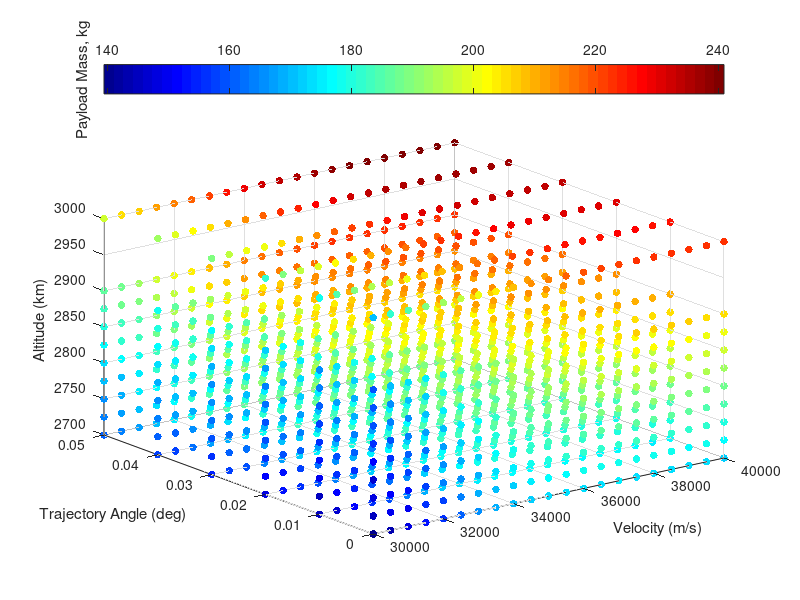
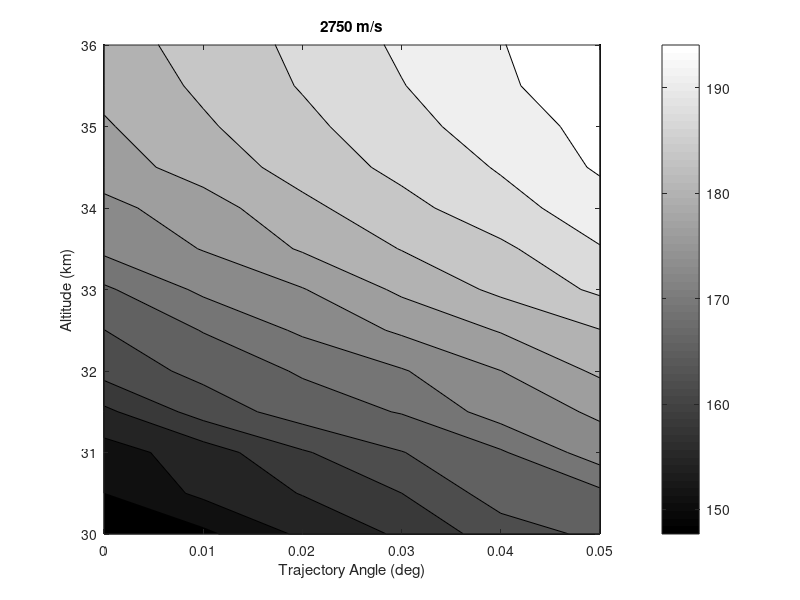

Here is the MATLAB script that generated these plots, in order: (Note: this script raises an error after producing the figures.)
% visualising third stage cost results
clear all
ThirdStageData = sortrows(dlmread('thirdstageforvis.dat'));
Atmosphere = dlmread('atmosphere.txt');
% map = [0, 0, 0
%     0, 0, 0
%     .0, 0, 0
%     .2, 0, 0
%     .6, 0, 0.0
%     1.0, 0, 0];
% colormap(map)




colormap jet
scatter3(ThirdStageData(:,3),ThirdStageData(:,4),ThirdStageData(:,5),30,ThirdStageData(:,6), 'filled')

ylabel('Trajectory Angle (deg)')
xlabel('Velocity (m/s)')
zlabel('Altitude (km)')
c=colorbar('northoutside');
ylabel(c,'Payload Mass, kg')



% [Alt,Angle,Vel,Payload] = thirdstagemanipulation('thirdstage.dat');
% 
% [meshAlt,meshAngle,meshVel] = meshgrid(Alt,Angle,Vel);
% 
% for i = 1:length(Alt)
%     for j = 1:length(Angle)
%         for k = 1: length(Vel)
%             meshPayload(j,i,k) = interp3(meshAlt,meshAngle,meshVel,Payload,Alt(i),Angle(j),Vel(k));
% 
%         end
%     end
% end

[meshAlt,meshAngle,meshVel] = meshgrid(unique(ThirdStageData(:,3)),unique(ThirdStageData(:,4)),unique(ThirdStageData(:,5)));
meshPayload = permute(reshape(ThirdStageData(:,6),[length(unique(ThirdStageData(:,5))),length(unique(ThirdStageData(:,4))),length(unique(ThirdStageData(:,3)))]),[2 3 1]);

% 
% figure(2)
% ax1 = subplot(2,2,1);
% colormap(gray)
% C = contourf(meshAngle(:,:,1),meshAlt(:,:,1)/1000,meshPayload(:,:,1),13)
% 
% xlabel('Trajectory Angle (deg)')
% ylabel('Altitude (km)')
% title('2800 m/s')
% 
% 
% ax2 = subplot(2,2,2);
% colormap(gray)
% C = contourf(meshAngle(:,:,3),meshAlt(:,:,3)/1000,meshPayload(:,:,3),13)
% 
% xlabel('Trajectory Angle (deg)')
% ylabel('Altitude (km)')
% 
% title('2850 m/s')
% 
% ax3 = subplot(2,2,3);
% colormap(gray)
% C = contourf(meshAngle(:,:,5),meshAlt(:,:,5)/1000,meshPayload(:,:,5),13)
% 
% xlabel('Trajectory Angle (deg)')
% ylabel('Altitude (km)')
% 
% title('2900 m/s')
% 



% ax4 = subplot(2,2,4);
% colormap(gray)
% C = contourf(meshAngle(:,:,6),meshAlt(:,:,6)/1000,meshPayload3,13)
% c=colorbar('southoutside')
% c.LimitsMode = 'manual'
% c.Limits = [200 320]
% xlabel('Trajectory Angle (deg)')
% ylabel('Altitude (km)')
% ylabel(c,'Payload Mass, kg')
% 
% set([ax1 ax2 ax3 ax4],'clim',[200 320]);


 figure(2)

colormap(gray)
C = contourf(meshAngle(:,:,3),meshAlt(:,:,3)/1000,meshPayload(:,:,3),13)

xlabel('Trajectory Angle (deg)')
ylabel('Altitude (km)')
title('2750 m/s')
ylim([30 36])
c = colorbar;
c.Label.String = 'Payload (kg)';

% slice(threeDMAT,[1,3,5],[],[])
% colormap hsv


% contourslice(threeDMAT,[1,3,6],[],[],10)



% getting maximum values
[max1,ind1] = max(threeDMAT,[],3);

[max2,ind2] = max(max1,[],2);

ind  = [ind1(ind2),ind2] % this really doesnt tell me much, as it wants very high altitude all the time





% plotting density


figure(4)
plot(Atmosphere(:,1)/1000,  Atmosphere(:,4)),'Color','k','LineWidth',0.8;
xlim([20,40])

xlabel('Altitude (km)')
ylabel('Density (kg/m^3)')


figure(5)

[meshAngle2,meshVel2,meshAlt2] = meshgrid(Angle,Vel,Alt);

colormap(gray)

colormap(flipud(colormap))
hx = slice(meshAngle2,meshVel2,meshAlt2./1000,threeDMAT,[],[2600:100:3000],[])

% [Xq,Yq,Zq] = meshgrid([0:.5:5],[2600:100:3000],[20000:500:40000]);
% threeDMATint = interp3(meshAngle2,meshVel2,meshAlt2,threeDMAT,Xq,Yq,Zq);
% hx = slice(Xq,Yq,Zq/1000,threeDMATint,[],[2600:100:3000],[]);

caxis([220 340]) 
c=colorbar('northoutside')
c.LimitsMode = 'manual'
c.Limits = [180 320]

set(hx, 'EdgeColor', 'none');

% set(hx, 'FaceColor', 'interp'); % use this to smooth
set(hx, 'FaceColor', 'flat');

xlabel('Trajectory Angle (deg)','FontSize',17)
ylabel('Velocity (m/s)','FontSize',17)
zlabel('Altitude (km)','FontSize',17)
ylabel(c,'Payload Mass, kg','FontSize',17)
